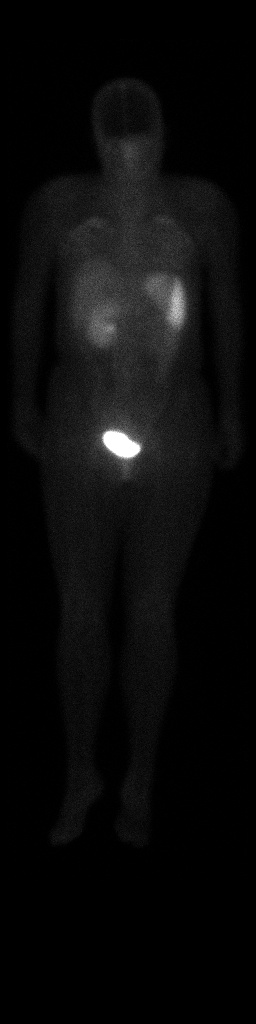
#> input picture dataset/1h/ANT_EM.jpg, 256 x 1024 px, given in place of ANT_EM.dcm, which was not available; the run also reads 1 picture not shown here
$ jupyter execute --allow-errors Practico_2_mentoria.ipynb   (text cells are left out)
#> lines starting #> are read from the running program, lines starting #| are printed output that depends on the picture; pictures that were not available may be replaced by others from this repository, and a replacement may not be noted
[cell 1]
import os
import imageio
import numpy as np
import pandas as pd
import seaborn as sns
import matplotlib.pyplot as plt
from mpl_toolkits import mplot3d
from scipy import stats, signal
import matplotlib.patches as mpatches
from matplotlib.collections import PatchCollection
import seaborn as sns
import cv2

[cell 2]
def abrir_imagenes(path):
#> called with path = 'Data set/distintos_tiempos/1h/'
    imagen_ant_em=np.flipud(imageio.imread(path + 'ANT_EM.dcm'))
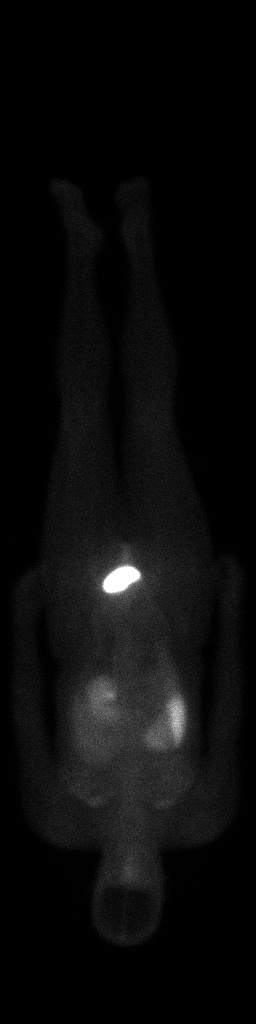
#> imagen_ant_em: shape (1024, 256); min 0, max 255, mean 11.1
    imagen_ant_sc=np.flipud(imageio.imread(path + 'ANT_SC.dcm'))
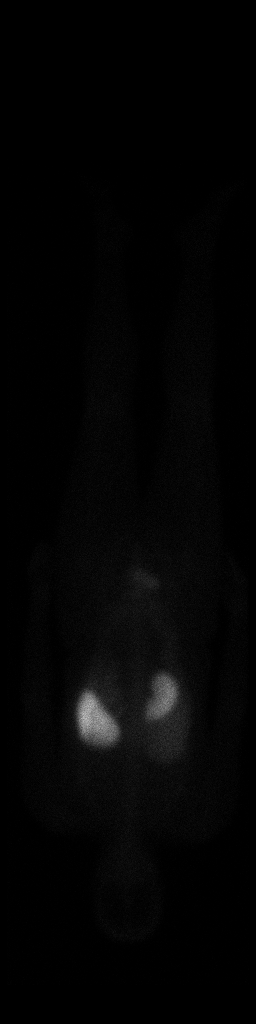
#> imagen_ant_sc: shape (1024, 256) uint16; min 0, max 196, mean 4.1
    imagen_pos_em=np.flipud(imageio.imread(path + 'POST_EM.dcm'))
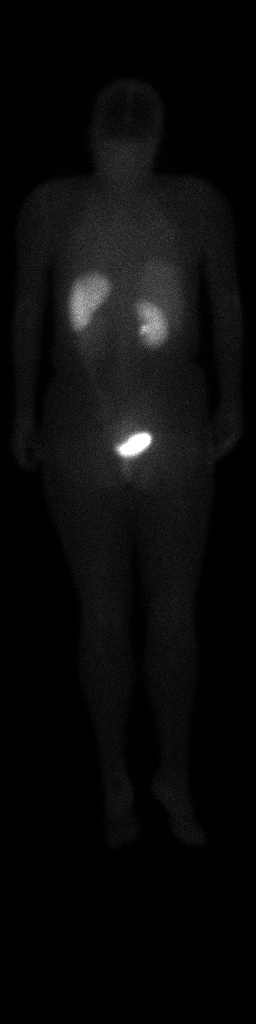
#> input picture dataset/1h/POST_EM.jpg, 256 x 1024 px, given in place of POST_EM.dcm, which was not available
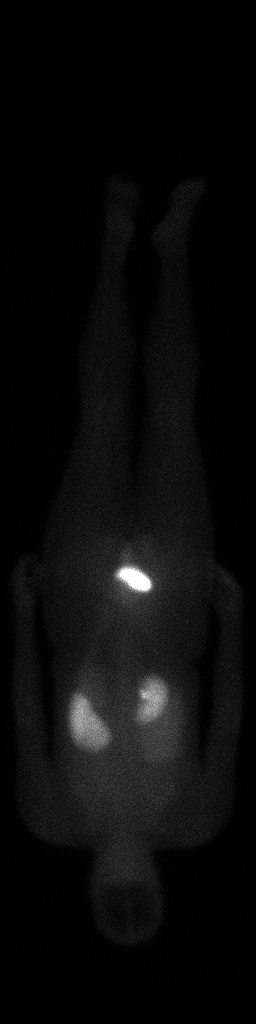
#> imagen_pos_em: shape (1024, 256); min 0, max 255, mean 10.7
    imagen_pos_sc=np.flipud(imageio.imread(path + 'POST_SC.dcm'))
    meta=imagen_ant_em.meta
    imagen=np.stack((imagen_ant_em,imagen_ant_sc,imagen_pos_em,imagen_pos_sc))
    return imagen, meta
